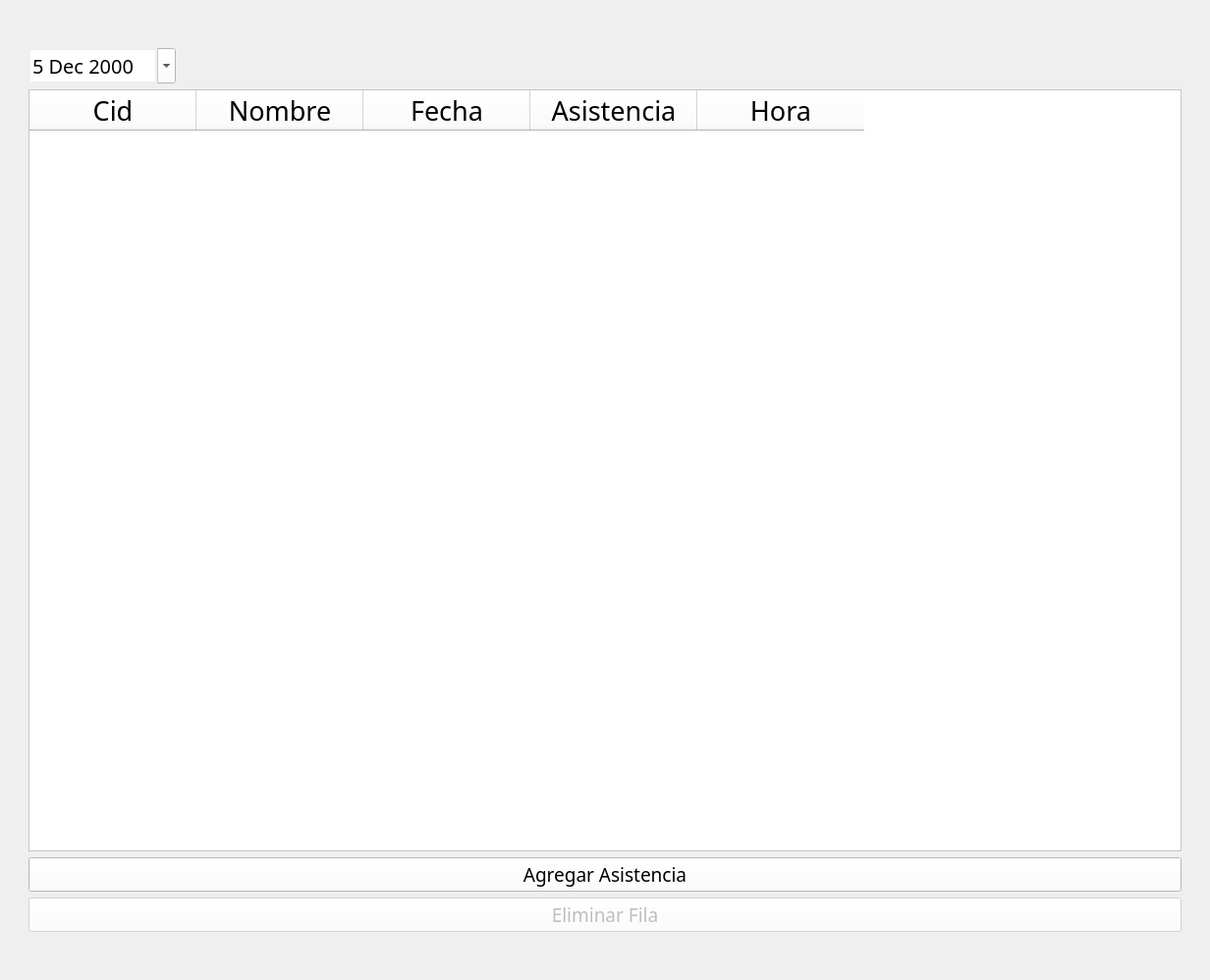
<?xml version="1.0" encoding="UTF-8"?>
<ui version="4.0">
 <class>MainWindow</class>
 <widget class="QMainWindow" name="MainWindow">
  <property name="geometry">
   <rect>
    <x>0</x>
    <y>0</y>
    <width>1232</width>
    <height>998</height>
   </rect>
  </property>
  <property name="windowTitle">
   <string>MainWindow</string>
  </property>
  <widget class="QWidget" name="centralwidget">
   <layout class="QHBoxLayout" name="horizontalLayout">
    <item>
     <layout class="QGridLayout" name="gridLayout">
      <item row="0" column="0">
       <layout class="QVBoxLayout" name="verticalLayout">
        <item>
         <layout class="QGridLayout" name="gridLayout_2">
          <item row="0" column="0">
           <layout class="QHBoxLayout" name="horizontalLayout_3">
            <item>
             <spacer name="horizontalSpacer_2">
              <property name="orientation">
               <enum>Qt::Horizontal</enum>
              </property>
              <property name="sizeHint" stdset="0">
               <size>
                <width>40</width>
                <height>20</height>
               </size>
              </property>
             </spacer>
            </item>
            <item>
             <spacer name="horizontalSpacer">
              <property name="orientation">
               <enum>Qt::Horizontal</enum>
              </property>
              <property name="sizeHint" stdset="0">
               <size>
                <width>40</width>
                <height>20</height>
               </size>
              </property>
             </spacer>
            </item>
           </layout>
          </item>
         </layout>
        </item>
       </layout>
      </item>
      <item row="3" column="0">
       <layout class="QVBoxLayout" name="verticalLayout_4">
        <item>
         <layout class="QGridLayout" name="gridLayout_3">
          <item row="0" column="1">
           <widget class="QTableWidget" name="tabla">
            <property name="sizePolicy">
             <sizepolicy hsizetype="Expanding" vsizetype="Expanding">
              <horstretch>65</horstretch>
              <verstretch>0</verstretch>
             </sizepolicy>
            </property>
            <property name="minimumSize">
             <size>
              <width>650</width>
              <height>600</height>
             </size>
            </property>
            <property name="maximumSize">
             <size>
              <width>650000</width>
              <height>600000</height>
             </size>
            </property>
            <property name="font">
             <font>
              <family>Calibri Light</family>
              <pointsize>20</pointsize>
              <weight>50</weight>
              <bold>false</bold>
             </font>
            </property>
            <property name="styleSheet">
             <string notr="true">background-color:white;</string>
            </property>
            <property name="lineWidth">
             <number>0</number>
            </property>
            <property name="verticalScrollBarPolicy">
             <enum>Qt::ScrollBarAsNeeded</enum>
            </property>
            <property name="horizontalScrollBarPolicy">
             <enum>Qt::ScrollBarAsNeeded</enum>
            </property>
            <attribute name="horizontalHeaderMinimumSectionSize">
             <number>170</number>
            </attribute>
            <attribute name="horizontalHeaderDefaultSectionSize">
             <number>170</number>
            </attribute>
            <column>
             <property name="text">
              <string>Cid</string>
             </property>
            </column>
            <column>
             <property name="text">
              <string>Nombre</string>
             </property>
            </column>
            <column>
             <property name="text">
              <string>Fecha</string>
             </property>
            </column>
            <column>
             <property name="text">
              <string>Asistencia</string>
             </property>
            </column>
            <column>
             <property name="text">
              <string>Hora</string>
             </property>
            </column>
           </widget>
          </item>
          <item row="4" column="1">
           <spacer name="verticalSpacer">
            <property name="orientation">
             <enum>Qt::Vertical</enum>
            </property>
            <property name="sizeType">
             <enum>QSizePolicy::Fixed</enum>
            </property>
            <property name="sizeHint" stdset="0">
             <size>
              <width>20</width>
              <height>40</height>
             </size>
            </property>
           </spacer>
          </item>
          <item row="2" column="1">
           <widget class="QPushButton" name="boton_borrar">
            <property name="enabled">
             <bool>false</bool>
            </property>
            <property name="font">
             <font>
              <family>Calibri Light</family>
              <pointsize>14</pointsize>
             </font>
            </property>
            <property name="styleSheet">
             <string notr="true">background-color:white;</string>
            </property>
            <property name="text">
             <string>Eliminar Fila</string>
            </property>
           </widget>
          </item>
          <item row="0" column="0">
           <spacer name="horizontalSpacer_3">
            <property name="orientation">
             <enum>Qt::Horizontal</enum>
            </property>
            <property name="sizeType">
             <enum>QSizePolicy::Fixed</enum>
            </property>
            <property name="sizeHint" stdset="0">
             <size>
              <width>20</width>
              <height>20</height>
             </size>
            </property>
           </spacer>
          </item>
          <item row="1" column="1">
           <widget class="QPushButton" name="boton_agregar_asistencia">
            <property name="font">
             <font>
              <family>Calibri Light</family>
              <pointsize>14</pointsize>
              <weight>50</weight>
              <bold>false</bold>
             </font>
            </property>
            <property name="styleSheet">
             <string notr="true">background-color:white;</string>
            </property>
            <property name="text">
             <string>Agregar Asistencia</string>
            </property>
           </widget>
          </item>
          <item row="3" column="1">
           <layout class="QGridLayout" name="gridLayout_4"/>
          </item>
          <item row="0" column="3">
           <spacer name="horizontalSpacer_4">
            <property name="orientation">
             <enum>Qt::Horizontal</enum>
            </property>
            <property name="sizeType">
             <enum>QSizePolicy::Fixed</enum>
            </property>
            <property name="sizeHint" stdset="0">
             <size>
              <width>20</width>
              <height>20</height>
             </size>
            </property>
           </spacer>
          </item>
         </layout>
        </item>
       </layout>
      </item>
      <item row="2" column="0">
       <layout class="QHBoxLayout" name="horizontalLayout_7">
        <item>
         <spacer name="horizontalSpacer_5">
          <property name="orientation">
           <enum>Qt::Horizontal</enum>
          </property>
          <property name="sizeType">
           <enum>QSizePolicy::Fixed</enum>
          </property>
          <property name="sizeHint" stdset="0">
           <size>
            <width>20</width>
            <height>20</height>
           </size>
          </property>
         </spacer>
        </item>
        <item>
         <widget class="QDateEdit" name="fecha">
          <property name="minimumSize">
           <size>
            <width>150</width>
            <height>0</height>
           </size>
          </property>
          <property name="font">
           <font>
            <family>Calibri Light</family>
            <pointsize>15</pointsize>
            <weight>50</weight>
            <bold>false</bold>
           </font>
          </property>
          <property name="styleSheet">
           <string notr="true">background-color:white;
color:black;</string>
          </property>
          <property name="frame">
           <bool>false</bool>
          </property>
          <property name="readOnly">
           <bool>false</bool>
          </property>
          <property name="buttonSymbols">
           <enum>QAbstractSpinBox::NoButtons</enum>
          </property>
          <property name="dateTime">
           <datetime>
            <hour>0</hour>
            <minute>0</minute>
            <second>0</second>
            <year>2000</year>
            <month>12</month>
            <day>5</day>
           </datetime>
          </property>
          <property name="calendarPopup">
           <bool>true</bool>
          </property>
          <property name="timeSpec">
           <enum>Qt::LocalTime</enum>
          </property>
          <property name="date">
           <date>
            <year>2000</year>
            <month>12</month>
            <day>5</day>
           </date>
          </property>
         </widget>
        </item>
        <item>
         <spacer name="horizontalSpacer_7">
          <property name="orientation">
           <enum>Qt::Horizontal</enum>
          </property>
          <property name="sizeHint" stdset="0">
           <size>
            <width>50</width>
            <height>20</height>
           </size>
          </property>
         </spacer>
        </item>
        <item>
         <spacer name="horizontalSpacer_6">
          <property name="orientation">
           <enum>Qt::Horizontal</enum>
          </property>
          <property name="sizeType">
           <enum>QSizePolicy::Fixed</enum>
          </property>
          <property name="sizeHint" stdset="0">
           <size>
            <width>165</width>
            <height>20</height>
           </size>
          </property>
         </spacer>
        </item>
       </layout>
      </item>
      <item row="1" column="0">
       <spacer name="verticalSpacer_2">
        <property name="orientation">
         <enum>Qt::Vertical</enum>
        </property>
        <property name="sizeType">
         <enum>QSizePolicy::Fixed</enum>
        </property>
        <property name="sizeHint" stdset="0">
         <size>
          <width>20</width>
          <height>20</height>
         </size>
        </property>
       </spacer>
      </item>
     </layout>
    </item>
   </layout>
  </widget>
 </widget>
 <resources/>
 <connections/>
</ui>
